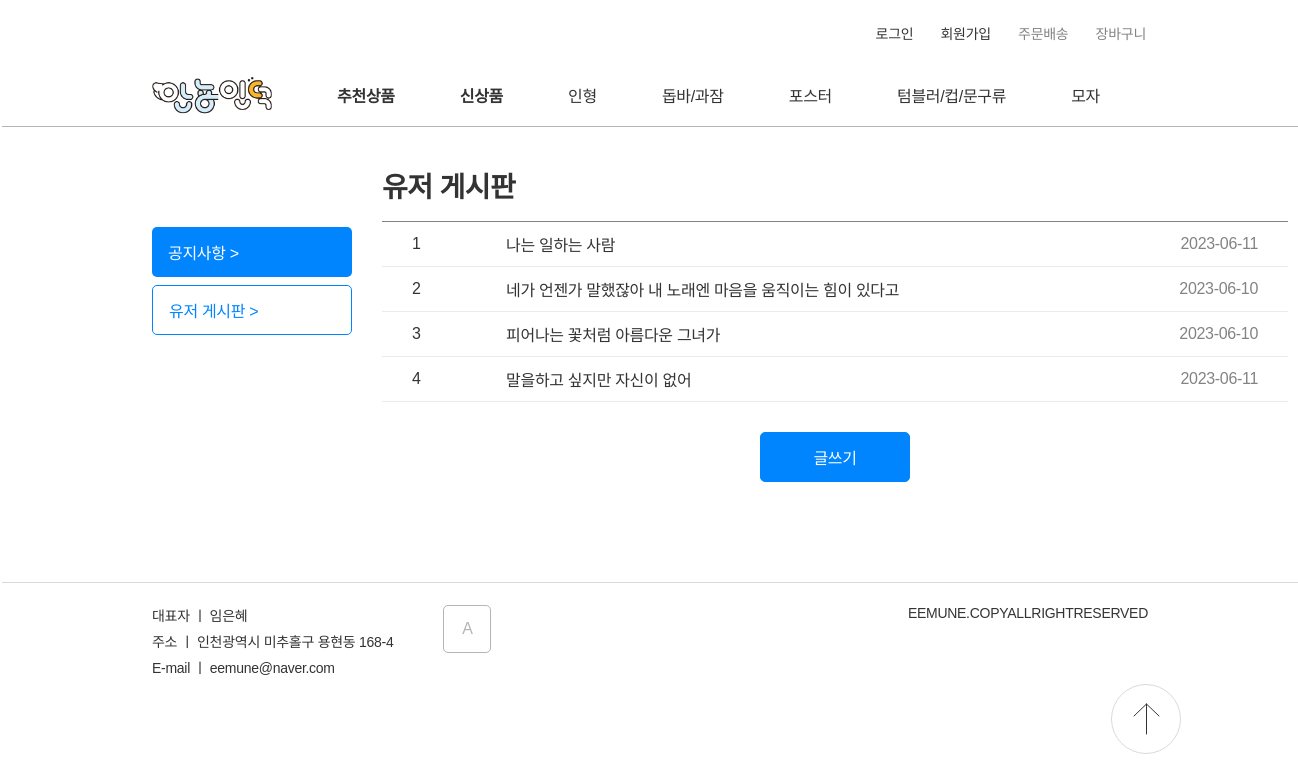
Page /board on the earlier database version.
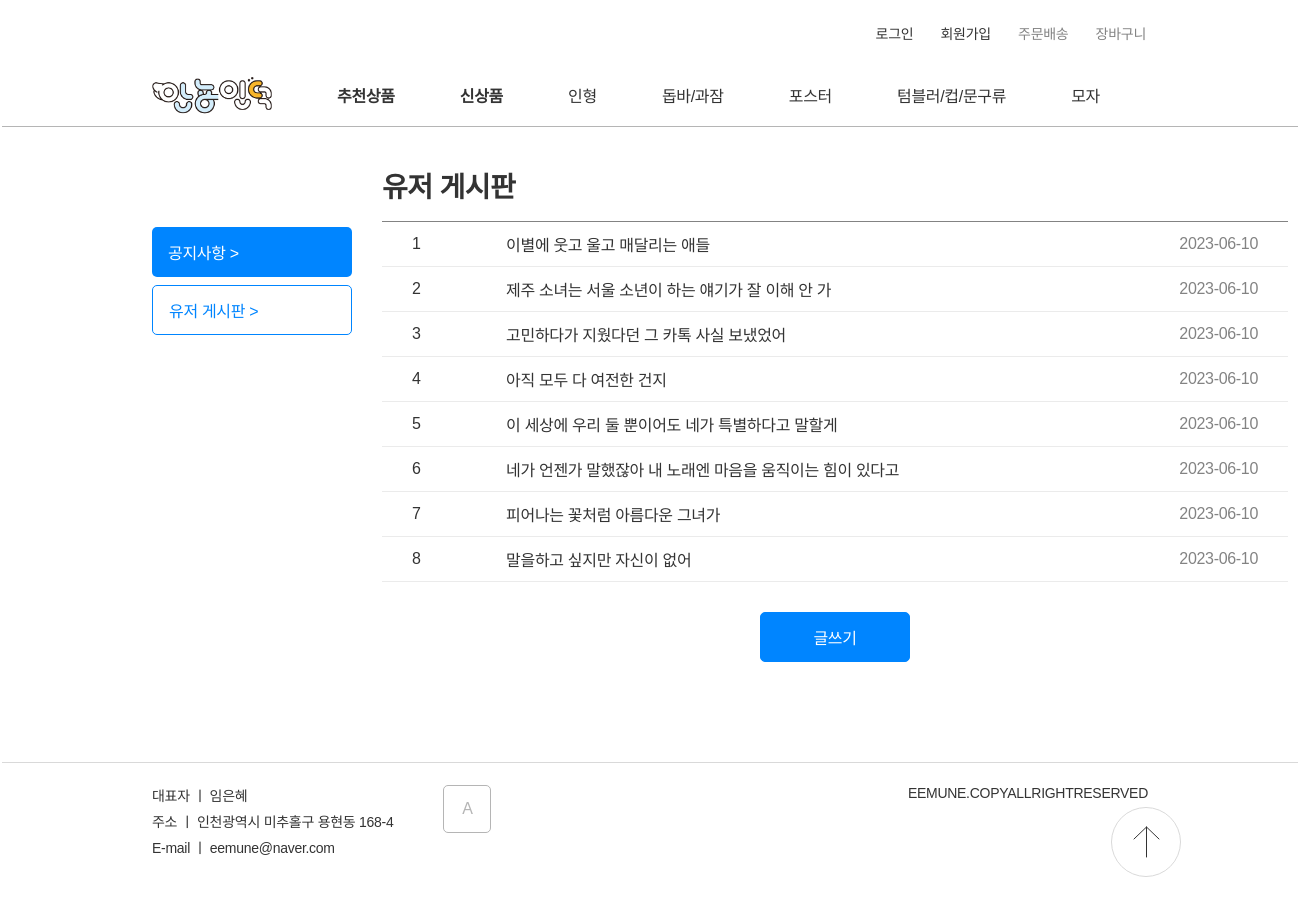
Same page on the later database version.
### data_models.py (models this page shows)
class Board(db.Model):
    __tablename__="Board"
    id=Column(db.Integer, primary_key=True)
    post_id=Column(String(8))
    writer_id = Column(String(32))
    title=Column(String)
    content=Column(String)
    data=Column(String)

### server.py (the view)
@app.route('/board')
def board():
    post_list = db.session.query(Board).order_by(desc(Board.id)).all()
    return render_template("board.html", items = post_list)

### templates/board.html (shortened to what this page needs)
<!DOCTYPE html>
<html lang="ko">
<head>
    <link href="../static/CSS/nav.css" rel="stylesheet">
    <link href="../static/CSS/stylesheet.css" rel="stylesheet">
    <link href="../static/CSS/board.css" rel="stylesheet">
</head>
<nav>
    <div id="comp_header">
        <div id="component_top-list">
            <ul>
                {% if session['user_id']%}
                <li><a class="size_14"href="./wishlist">{{session['user_id']}}님 안녕하세요!</a></li>
                <li><a class="size_14"href="./logout">로그아웃</a></li>
                {% else %}
                <li><a class="size_14"href="./signin">로그인</a></li>
                <li><a class="size_14"href="./signup">회원가입</a></li>
                {% endif %}
                <li><a class="size_14 color_B5B5B5"href="error">주문배송</a></li>
                <li><a class="size_14 color_B5B5B5"href="wishlist">장바구니</a></li>
            </ul>
        </div>
        <div id="component_navigator">
            <ul>
                <img id="LOGO" onclick="location.href='/'" src="../static/img/icon/안뇽인덕.png"/>
                <li><a style="font-weight: 700;" href="./category_item?category=추천상품">추천상품</a></li>
                <li><a style="font-weight: 700;" href=".//category_item?category=신상품">신상품</a></li>
                <li><a href="./category_item?category=A">인형</a></li>
                <li><a href="./category_item?category=B">돕바/과잠</a></li>
                <li><a href="./category_item?category=C">포스터</a></li>
                <li><a href="./category_item?category=D">텀블러/컵/문구류</a></li>
                <li><a href="./category_item?category=E">모자</a></li>
            </ul>
        </div>
        </div>
</nav>
<body>
    <div class="div_board">
    <div class="left_section">
        <div onclick="location.href='/board'" class="btn_notification">공지사항 ></div>
        <div onclick="location.href='/board'" class="btn_board">유저 게시판 ></div>
    </div>
    <div class="right_section">
        <p class="weight_700 section_title">유저 게시판</p>
        <table class="table_body">
            {% for item in items %}
            <tr>
                <td>{{loop.index}}</td>
                <td><a href="/user_post?post_id={{item.id}}">{{item.title}}</a></td>
                <td style="text-align: right;" class="color_B5B5B5">{{item.data}}</td>
            </tr>
            {% endfor %}
        </table>
        <div class="btn_container">
            <button onclick="location.href='/write_board'">글쓰기</button>
        </div>
    </div>
    </div>
</body>
<footer>
    <div class="introduction">
        <p class="size_14">대표자 ㅣ 임은혜</p>
        <p class="size_14">주소 ㅣ 인천광역시 미추홀구 용현동 168-4</p>
        <p class="size_14">E-mail ㅣ eemune@naver.com</p>
    </div>
    <button onclick="location.href='/adminpage'">A</button>
    <div class="copyright">
        <p class="color_838383 size_14">EEMUNE.COPYALLRIGHTRESERVED</p>
    </div>
    <img id="gogo_top" src="../static/img/icon/icon_top.svg" onclick="location.href='#'"/>
</footer>
</html>

### static/CSS/nav.css (style rules this page uses)
#component_top-list { margin-top:23px; display: flex; justify-content: flex-end; height:44px; }
#component_top-list ul li:not(:last-child) { margin-right:23px; }
#component_top-list li { font-size: 14px; color:#B5B5B5; }
#LOGO { display: inline-block; cursor:pointer; }
#component_navigator { display: inline-block; margin-left: -150px; height:60px; padding-right: 50px; width:100vw; border-bottom: 1px solid #B5B5B5; background-color: rgba(255, 255, 255, 0.89); z-index: 3; transition: 0.5s; }
#component_navigator ul { padding:0px 150px; display: flex; justify-content: space-between; align-items: center; height: 56px; }
#component_navigator li { text-align: center; }

### static/CSS/stylesheet.css (style rules this page uses)
* { margin:0px; padding:0px; font-family: 'Noto Sans KR', sans-serif; font-size:16px; font-weight: 400; text-decoration: none; color:#333333; letter-spacing: -0.02em; box-sizing: border-box; }
#LOGO { width:120px; }
button { cursor:pointer; }
img { object-fit: cover; }
body { padding:0px 152px; overflow-x: hidden; }
li { list-style:none; display: inline-block; }
.color_B5B5B5 { color: #b5b5b5; }
.color_B5B5B5 { color: #838383; }
.size_14 { font-size:14px; }
.weight_700 { font-weight: 700; }
.section_title { font-size: 28px; }
footer { border-top: 1px solid #D9D9D9; padding-top:22px; width:100vw; margin-left: -150px; padding-left: 150px; display: flex; margin-bottom: 60px; }
footer .introduction p { margin-bottom: 6px; }
footer button { padding: 0; margin-left:50px; width:48px; height:48px; border: 1px solid #B5B5B5; color:#B5B5B5; background-color: white; }
.copyright { position: absolute; right:150px; }
#gogo_top { width:70px; height:70px; position: fixed; right:117px; bottom:46px; z-index: 3; cursor:pointer; }
button { border: 1px solid #0085FF; color: #0085FF; background-color: white; border-radius: 5px; transition: 0.5s; }

### static/CSS/board.css (style rules this page uses)
.div_board { display: flex; width:1136px; margin: auto; }
.left_section { margin-top: 100px; }
.btn_notification { display: block; width:200px; height: 50px; display: flex; align-items: center; padding-left: 16px; border-radius: 5px; background-color: #0085FF; color: white; }
.btn_board { display: block; width:200px; height: 50px; display: flex; align-items: center; padding-left: 16px; border-radius: 5px; border: 1px solid #0085FF; color: #0085FF; margin-top: 8px; }
.right_section { flex-grow: 1; margin-left: 30px; }
.section_title { margin-top: 38px; margin-bottom: 16px; }
.table_body { border-collapse: collapse; width:100%; border-bottom: 1px solid #838383; border-top: 1px solid #838383; align-items: center; box-sizing: border-box; margin-bottom: 30px; }
.table_body td { padding: 10px 30px; border-bottom: 1px solid #ebebeb; }
.btn_container { width:100%; display: flex; justify-content: center; }
.btn_container button { height:50px; width: 150px; background-color: #0085FF; color: white; margin-bottom: 100px; }

Differences in the rows shown:
removed Board: title "나는 일하는 사람", data "2023-06-11"
added Board: title "이별에 웃고 울고 매달리는 애들", data "2023-06-10"
added Board: title "제주 소녀는 서울 소년이 하는 얘기가 잘 이해 안 가", data "2023-06-10"
added Board: title "고민하다가 지웠다던 그 카톡 사실 보냈었어", data "2023-06-10"
added Board: title "아직 모두 다 여전한 건지", data "2023-06-10"
added Board: title "이 세상에 우리 둘 뿐이어도 네가 특별하다고 말할게", data "2023-06-10"
changed Board "말을하고 싶지만 자신이 없어": data "2023-06-11" → "2023-06-10"
